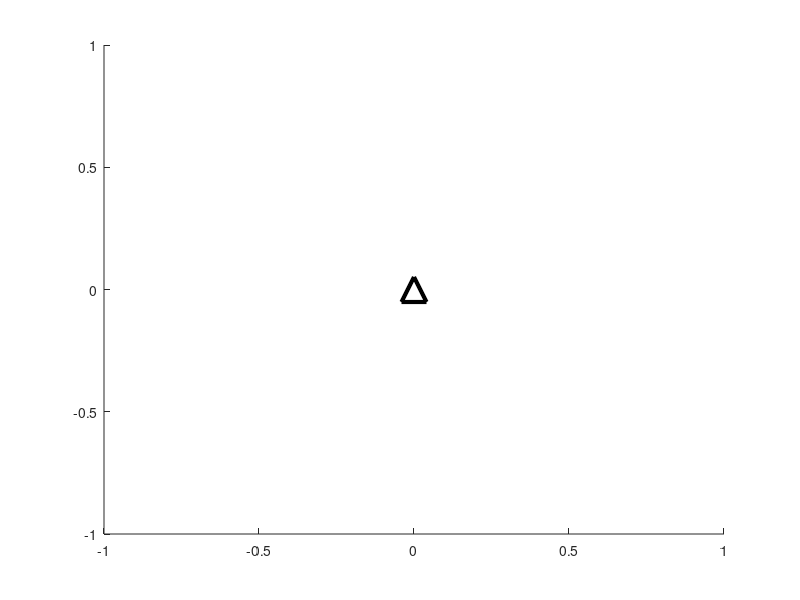

This figure's MATLAB source: (Note: this script raises an error after producing the figure.)
clearvars; clc; close all; 
h=figure('WindowState','maximized');
hold on;

%% # circles
xc = [-4 -15 20];
yc = [20 -10 12]; 
m1 = 0; m2 = m1;
plot(m1,m2,'k^','Linewidth',3,'MarkerSize',18)

r = [dis(xc(1),yc(1),m1,m2) dis(xc(2),yc(2),m1,m2) dis(xc(3),yc(3),m1,m2)];
combinations = nchoosek(1:length(xc),2)';
% find some color
cols = colormap("hsv");
colsidx = round(linspace(1,length(cols)-50,length(combinations)));
cols = cols(colsidx,:);

global colcnt; colcnt = 1;
thick = linspace(6,2,length(combinations)); %vector with line thicknesses bases on #circles

for nCb = combinations % binomial coeff combinations
    currcol = cols(colcnt,:);
    h_cir = drawcircle(xc(nCb(1)),yc(nCb(1)),r(nCb(1)),currcol,thick(colcnt));
    h_cir = drawcircle(xc(nCb(2)),yc(nCb(2)),r(nCb(2)),currcol,thick(colcnt));
    intersectionLineCircle(xc(nCb),yc(nCb),r(nCb),currcol,h_cir)
    colcnt = colcnt + 1;
end
axis equal; set(h,'Visible','on')
grid on; grid minor;
MatrixMiddle(xc,yc,r)
hold off;
pause(1)
%saveTightFigure(gcf,'trilaterion_matlab.png')

%% END SCRIPT, Begin HelperFunctions


function intersectionLineCircle(xc,yc,r,color,h)
% Subtract two equation which gives line
x = xlim; x = linspace(x(1),x(2),length(h.XData));
y = ((r(1)^2 - r(2)^2 - xc(1)^2 + xc(2)^2 - yc(1)^2 + yc(2)^2) - ((-2*xc(1) + 2*xc(2))*x))  / ((-2*yc(1) + 2*yc(2)));

if ~exist('color','var')
    plot(x, y,'Linewidth',1);
else
    plot(x, y,'Color',color,'Linewidth',2,'LineStyle',':');
end
end

function MatrixMiddle(xc,yc,r)
A = [(-2*yc(1) + 2*yc(2)) (-2*xc(1) + 2*xc(2)) 1;
     (-2*yc(1) + 2*yc(3)) (-2*xc(1) + 2*xc(3)) 1;
     (-2*yc(3) + 2*yc(2)) (-2*xc(3) + 2*xc(2)) 1;];

b = [r(1)^2 - r(2)^2 - xc(1)^2 + xc(2)^2 - yc(1)^2 + yc(2)^2 ...
     r(1)^2 - r(3)^2 - xc(1)^2 + xc(3)^2 - yc(1)^2 + yc(3)^2 ...
     r(3)^2 - r(2)^2 - xc(3)^2 + xc(2)^2 - yc(3)^2 + yc(2)^2]';

y = A\b;
plot(y(2),y(1),'k+','Linewidth',3,'MarkerSize',18);
end


%% End Helperfunctions












% [17:39, 1/16/2020] Herre Faber: Het optimale punt is nu het punt waarvan de loodrechte afstand tot lijn 1 plus de loodrechte afstand naar lijn 2 plus de loodrechte afstand naar lijn 3 minimaal is.
% [17:39, 1/16/2020] Herre Faber: En dat is een lineair probleem.
% [17:40, 1/16/2020] Herre Faber: 3 vergelijkingen 2 onbekenden
% [17:40, 1/16/2020] Herre Faber: In matrixvorm schrijven
% [17:41, 1/16/2020] Herre Faber: A*x=b
% [17:44, 1/16/2020] Herre Faber: Oplossing (AT*A)^-1)*AT*b
% [17:44, 1/16/2020] Herre Faber: AT is A getransponeerd
% [17:44, 1/16/2020] Herre Faber: Dakje min 1 is inverse van
% [17:46, 1/16/2020] Herre Faber: Met bollen krijg je volgens mij bij 3 zenders 3 vgl met 3 onbekenden en hoef je bovenstaande formule niet te gebruiken
% [17:46, 1/16/2020] Herre Faber: Wel weer als je 4 zenders gaat gebruiken
% [17:48, 1/16/2020] Herre Faber: In matlab kan je x=A\b doen en dan doet hij onderwater die formule
% [17:48, 1/16/2020] Herre Faber: Ben benieuwd hoe  ver je komt en of het idd werkt